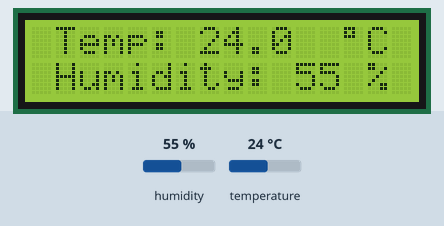
Bench run of a program on a simulated ESP32. Shown: 16×2 character LCD. Inputs (shaded band) come from the test bench; at power-on: humidity 55 %, temperature 24 °C. What the program prints to the serial monitor is not drawn.

Above: at 1.2 s.
1.3 s: humidity set to 22 %
At 3.4 s:
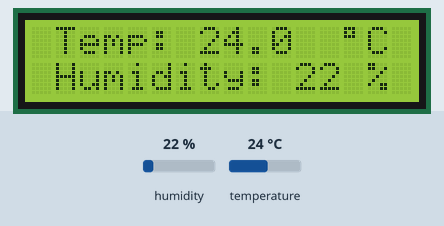
4.0 s: temperature set to 12 °C
At 5.5 s:
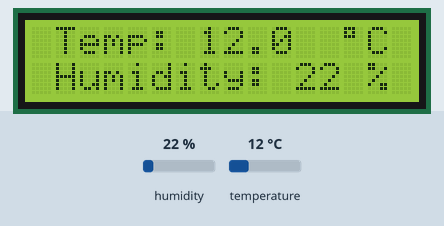
6.7 s: humidity set to 40 %
At 8.6 s:
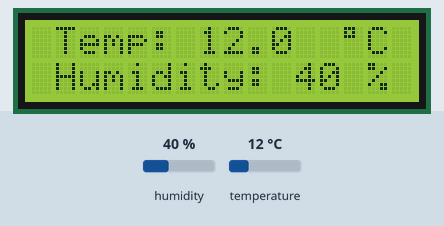
9.8 s: temperature set to 19 °C
At 10.8 s:
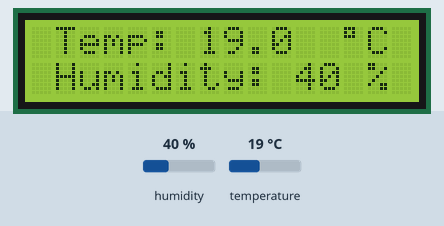
Timing chart, 0 to 12.8 s (numbered marks = the images above; inputs shaded):
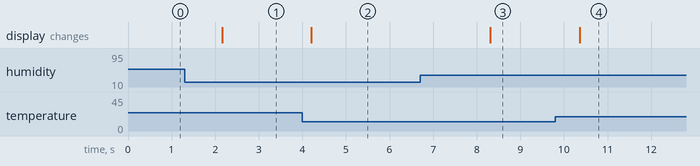

Measured:
- after the input at 1.3 s, the display: changes after 0.86 s (image 1)
- after the input at 4.0 s, the display: changes after 0.21 s (image 2)
- after the input at 6.7 s, the display: changes after 1.6 s (image 3)
- after the input at 9.8 s, the display: changes after 0.56 s (image 4)

The program:

main.cpp
```cpp
// Application + Program

/* Project:
Construct an application using ESP32 micro-controller
to include the sensor reading of temperature OR humidity as input,
and display its value as output on an LCD display.

The application can either be built using simulation software or real circuit.
Simulate all the input values (ignore the decimal values) in a program to read Integers from serial monitor input.
Also, draft a proposal about how the application is designed (such as circuit and schematics)
and can be used in real-life application (for example, smart home technologies, country parks, or any practical examples).
Include the circuit and coding in the demonstration (screen capture / photo taking) to the lecturer.

Define a new int array of 500 integers to store the data.
Convert and store the temperature  and humidity data to the integers array.
Display the size of the input data.
Display the data nicely
Stop capturing the data if the array is full.
Find out and display the maximum value and its position (0-indexed) of first occurrence within the input.
*/

#include <Arduino.h>
#include <DHTesp.h>
#include <LiquidCrystal_I2C.h>

// init LCD-IC2
#define I2C_ADDR    0x27
#define LCD_COLUMNS 16
#define LCD_LINES   2
LiquidCrystal_I2C lcd(I2C_ADDR, LCD_COLUMNS, LCD_LINES);
const byte degreeSymbol=B11011111; // LCD Degree Symbol

// init DHT22
const int DHT_PIN = 15;
DHTesp dhtSensor;

// init var
int step = 0;
int dataarr=0;
String inputstr = "";
int dataTemp[500] = {};
int positiontemp[2] = {0,0};
int datahum[500] = {};
int positionhum[2] = {0,0};

void setup() {
  Serial.begin(115200);
  dhtSensor.setup(DHT_PIN, DHTesp::DHT22);
  lcd.init();
  lcd.backlight();
}

void loop() {
  // Clear previous display
  lcd.clear();

  TempAndHumidity data = dhtSensor.getTempAndHumidity();
  // Show Temp
  lcd.setCursor(1, 0);
  lcd.print("Temp: " + String(data.temperature, 1));
  // ---
  lcd.setCursor(13, 0);
  lcd.write(degreeSymbol);
  lcd.print("C");

  // Show Humidity
  lcd.setCursor(1, 1);
  lcd.print("Humidity: " + String(data.humidity, 0));
  // ---
  lcd.setCursor(14, 1);
  lcd.print("%");

  dataTemp[dataarr] = int(round(data.temperature));
  datahum[dataarr] = int(round(data.humidity));
  dataarr++;

  if(dataarr>500){
      // /*recapturing the data from 0*/
      // dataarr=0;

      // positiontemp[0] = 0;
      // positiontemp[1] = 0;

      // positionhum[0] = 0;
      // positionhum[1] = 0;
  }else{
    Serial.print("\nData collected: ");
    Serial.println(dataarr);

    Serial.print("Temp: ");
    for (int i = 0; i < dataarr; i++){
      if (dataTemp[i]>positiontemp[1]){
        positiontemp[0] = i;
        positiontemp[1] = dataTemp[i];
      }
      Serial.print(String(dataTemp[i])+" ");
    }

    Serial.print("\nHumidity: ");
    for (int i = 0; i < dataarr; i++){
      if (datahum[i]>positionhum[1]){
        positionhum[0] = i;
        positionhum[1] = datahum[i];
      }
      Serial.print(String(datahum[i])+" ");
    }

    if (dataarr == 0){
      Serial.println("\nMax: N/A");
      Serial.println("Max position (Start at 0): N/A");
    }else{
      Serial.println("\nMax temperature: "+String(positiontemp[1]));
      Serial.println("Max temperature position (Start at 0): "+String(positiontemp[0]));

      Serial.println("Max humidity: "+String(positionhum[1]));
      Serial.println("Max humidity position (Start at 0): "+String(positionhum[0]));
    }
  }
  delay(2000);
}
```
